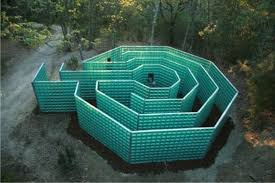
#> input picture Opencv301/03_OPENCVDE_GORUNTU_ISLEME/05_HISTOGRAM_EQUALIZATION/img.png, 275 x 183 px
$ python equal.py
#> lines starting #> are read from the running program, lines starting #| are printed output that depends on the picture
import cv2 as cv
import numpy as np
from matplotlib import pyplot as plt

def custom_hist(gray): #gri resimleri görselleştirmek için kullanılır
    h,w = gray.shape
    hist = np.zeros([256], dtype=np.uint32) #: 0–255 arası her ton için sayaç (histogram) oluşturur.
    for row in range(h):
        for col in range(w):
            pv = gray[row][col]
            hist[pv] += 1

    y_pos = np.arange(0,256,1, dtype=np.uint32) #X-ekseni için 0–255 arası pozisyonlar.
    plt.bar(y_pos,hist,align="center",color="r",alpha=0.5) #x konumlarına çubukları çizer; color/alpha/width ile görünümü ayarlar
    plt.xticks(y_pos,y_pos) #x ekseni tik konum ve etiketlerini ayarlar (seyrekleştirmek okunaklıdır).
    plt.ylabel("Frequency")  #y ekseni etiketini belirler.
    plt.title("Histogram") # grafik başlığını belirler.
    plt.show()#grafiği ekranda gösterir

src = cv.imread("img.png")
#> src is the input picture: shape (183, 275, 3); mean B, G, R 77.5, 87.4, 54.3
gray = cv.cvtColor(src,cv.COLOR_BGR2GRAY)
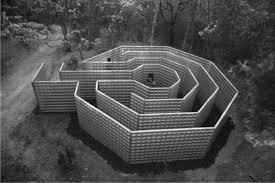
#> gray: shape (183, 275); min 3, max 249, mean 76.4
cv.imshow("input",gray)
cv.waitKey(0)

custom_hist(gray)
#> after the loop in custom_hist, `for row in range(h):`: hist = 256 values, max 805 at index 61, min 0 at index 0, mean 196.6
#> in custom_hist, `plt.show()#grafiği ekranda gösterir`:
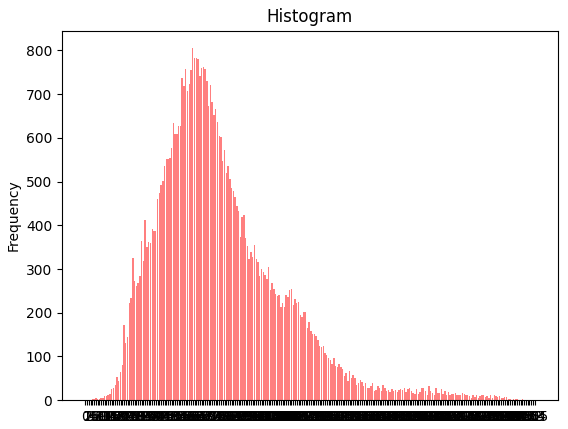
#> figure drawn by matplotlib, 1 panel; tallest bar 805 high, from x = 60.6 to 61.4

dst = cv.equalizeHist(gray)
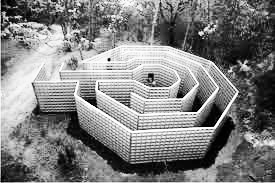
#> dst: shape (183, 275); min 0, max 255, mean 128.7
cv.imshow("eh",dst)
cv.waitKey(0)

custom_hist(dst)
#> after the loop in custom_hist (call 2), `for row in range(h):`: hist = 256 values, max 805 at index 97, min 0 at index 6, mean 196.6
#> in custom_hist (call 2), `plt.show()#grafiği ekranda gösterir`:
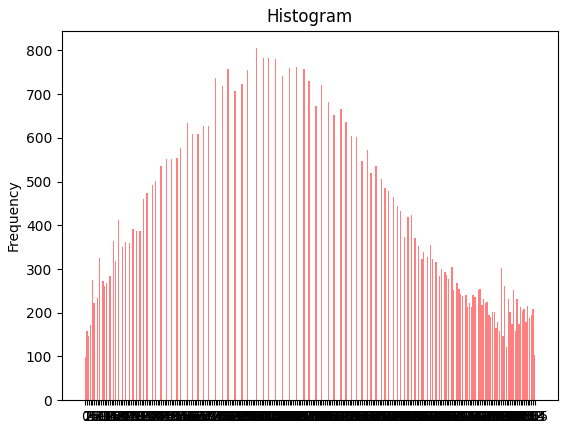
#> figure drawn by matplotlib, 1 panel; tallest bar 805 high, from x = 96.6 to 97.4
